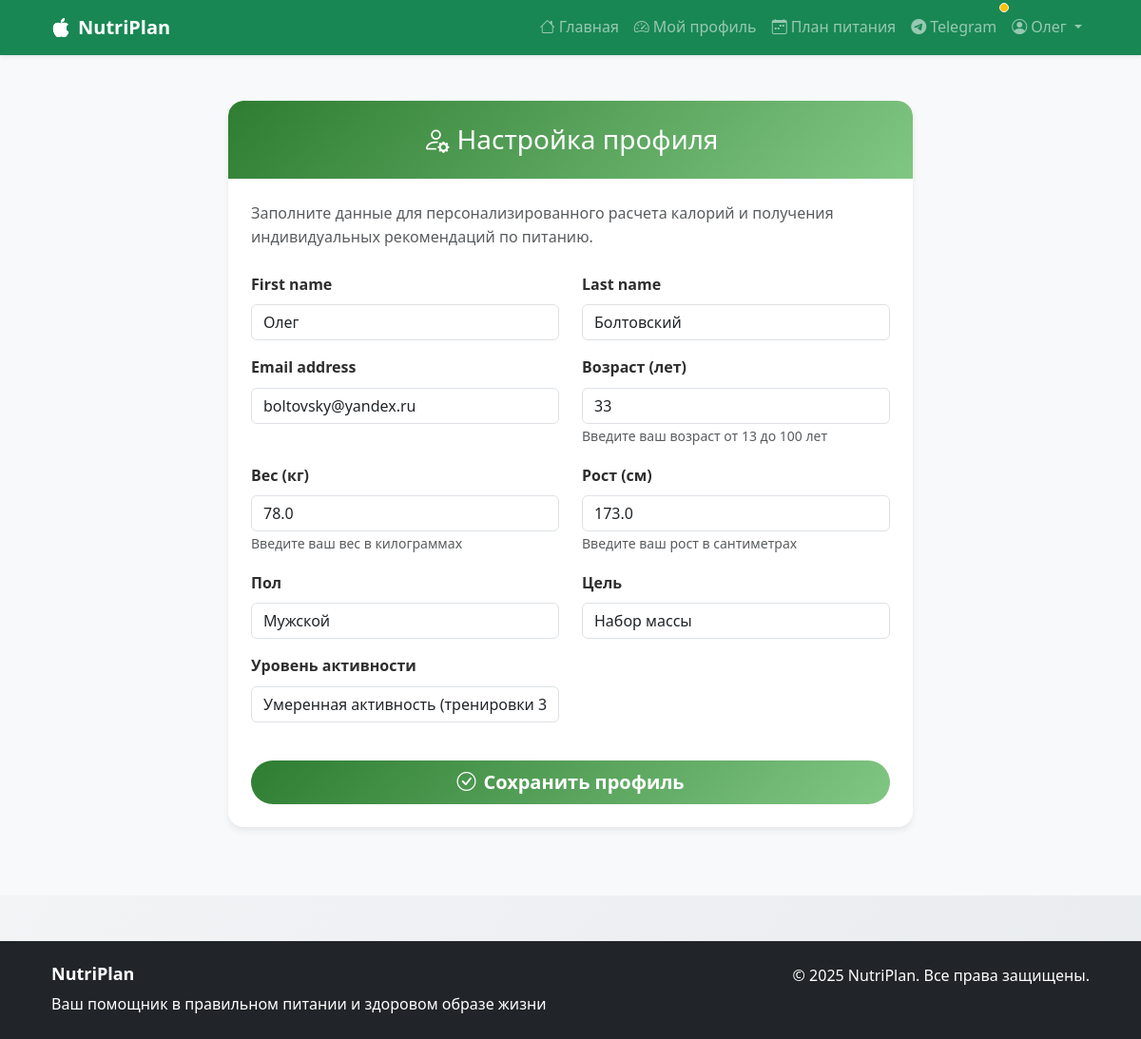
Screenshot of /profile/setup/ (signed in) with the database file from the repository.
### nutrition_app/models.py (models this page shows, shortened)
class CustomUser(AbstractUser):
    GENDER_CHOICES = [
        ('male', 'Мужской'),
        ('female', 'Женский'),
    ]
    GOAL_CHOICES = [
        ('loss', 'Похудение'),
        ('maintenance', 'Поддержание веса'),
        ('gain', 'Набор массы'),
    ]
    ACTIVITY_CHOICES = [
        ('sedentary', 'Малоподвижный'),
        ('light', 'Легкая активность'),
        ('moderate', 'Умеренная активность'),
        ('high', 'Высокая активность'),
        ('extreme', 'Очень высокая активность'),
    ]
    age = models.IntegerField(null=True, blank=True, verbose_name="Возраст")
    weight = models.FloatField(null=True, blank=True, verbose_name="Вес (кг)")
    height = models.FloatField(null=True, blank=True, verbose_name="Рост (см)")
    gender = models.CharField(
        max_length=10, choices=GENDER_CHOICES, default='male', verbose_name="Пол")
    goal = models.CharField(max_length=20, choices=GOAL_CHOICES,
                            default='maintenance', verbose_name="Цель")
    activity_level = models.CharField(
        max_length=20, choices=ACTIVITY_CHOICES, default='sedentary', verbose_name="Уровень активности")

### nutrition_app/views/auth_views.py (the view)
# urls.py: path('profile/setup/', profile_setup, name='profile_setup'),
@login_required
def profile_setup(request):
    if request.method == 'POST':
        form = UserProfileForm(request.POST, instance=request.user)
        if form.is_valid():
            user = form.save()
            daily_calories = calculate_user_calories(user)
            profile, created = UserProfile.objects.get_or_create(user=user)
            profile.daily_calories = daily_calories
            profile.motivation_message = get_motivational_message(user)
            profile.save()
            messages.success(
                request, 'Профиль успешно обновлен! Расчет калорий выполнен автоматически.')
            return redirect('dashboard')
    else:
        form = UserProfileForm(instance=request.user)
    return render(request, 'nutrition_app/profile_setup.html', {'form': form})

### nutrition_app/templates/nutrition_app/profile_setup.html (shortened to what this page needs)
{% extends 'nutrition_app/base.html' %}
{% load static %}
{% block content %}
<div class="container py-5">
    <div class="row justify-content-center">
        <div class="col-md-8">
            <div class="nutri-card">
                <div class="card-header-custom text-center">
                    <h2 class="mb-0"><i class="bi bi-person-gear me-2"></i>Настройка профиля</h2>
                </div>
                <div class="card-body p-4">
                    <p class="text-muted mb-4">
                        Заполните данные для персонализированного расчета калорий и получения
                        индивидуальных рекомендаций по питанию.
                    </p>
                    <form method="post">
                        <div class="row">
                            {% for field in form %}
                            <div class="col-md-6 mb-3">
                                <label for="{{ field.id_for_label }}" class="form-label fw-bold">{{ field.label }}</label>
                                {{ field }}
                                {% if field.help_text %}
                                    <small class="form-text text-muted">{{ field.help_text }}</small>
                                {% endif %}
                            </div>
                            {% endfor %}
                        </div>
                        <div class="d-grid gap-2 mt-4">
                            <button type="submit" class="btn btn-nutri-primary btn-lg">
                                <i class="bi bi-check-circle me-2"></i>Сохранить профиль
                            </button>
                        </div>
                    </form>
                </div>
            </div>
        </div>
    </div>
</div>
{% endblock %}

### nutrition_app/templates/nutrition_app/base.html (shortened to what this page needs)
{% load static %}
{% load custom_filters %}
<!DOCTYPE html>
<html lang="ru">
  <head>
    <link
      href="https://cdn.jsdelivr.net/npm/bootstrap@5.3.0/dist/css/bootstrap.min.css"
      rel="stylesheet"
    />
    <link
      rel="stylesheet"
      href="https://cdn.jsdelivr.net/npm/bootstrap-icons@1.10.0/font/bootstrap-icons.css"
    />
    <link rel="stylesheet" href="{% static 'nutrition_app/css/style.css' %}" />
  </head>
  <body class="d-flex flex-column min-vh-100">
    <nav class="navbar navbar-expand-lg navbar-dark bg-success shadow-sm">
      <div class="container">
        <a class="navbar-brand fw-bold" href="{% url 'index' %}">
          <i class="bi bi-apple me-2"></i>NutriPlan
        </a>
        <div class="collapse navbar-collapse" id="navbarNav">
          <ul class="navbar-nav ms-auto">
            <li class="nav-item">
              <a class="nav-link" href="{% url 'index' %}">
                <i class="bi bi-house me-1"></i>Главная
              </a>
            </li>
            {% if user.is_authenticated %}
              <li class="nav-item">
                <a class="nav-link" href="{% url 'dashboard' %}">
                  <i class="bi bi-speedometer2 me-1"></i>Мой профиль
                </a>
              </li>
              <li class="nav-item">
                <a class="nav-link" href="{% url 'week_plan' %}">
                  <i class="bi bi-calendar-week me-1"></i>План питания
                </a>
              </li>
              <li class="nav-item">
                <a class="nav-link position-relative" href="{% url 'telegram_link' %}">
                  <i class="bi bi-telegram me-1"></i>Telegram
                  {% if user.telegram_exists %}
                    <span class="position-absolute top-0 start-100 translate-middle p-1 bg-success border border-light rounded-circle">
                      <span class="visually-hidden">Telegram привязан</span>
                    </span>
                  {% else %}
                    <span class="position-absolute top-0 start-100 translate-middle p-1 bg-warning border border-light rounded-circle">
                    </span>
                  {% endif %}
                </a>
              </li>
              <li class="nav-item dropdown">
                <a class="nav-link dropdown-toggle" href="#" role="button" data-bs-toggle="dropdown">
                  <i class="bi bi-person-circle me-1"></i>{{ user.first_name|default:user.username }}
                </a>
              </li>
            {% endif %}
          </ul>
        </div>
      </div>
    </nav>
    <main class="flex-grow-1 bg-light">{% block content %} {% endblock %}</main>
    <footer class="bg-dark text-white py-4 mt-5">
      <div class="container">
        <div class="row">
          <div class="col-md-6">
            <h5 class="fw-bold">NutriPlan</h5>
            <p class="mb-0">
              Ваш помощник в правильном питании и здоровом образе жизни
            </p>
          </div>
          <div class="col-md-6 text-md-end">
            <p class="mb-0">&copy; 2025 NutriPlan. Все права защищены.</p>
          </div>
        </div>
      </div>
    </footer>
  </body>
</html>

### nutrition_app/static/nutrition_app/css/style.css (style rules this page uses)
:root { --primary-color: #2e7d32; --primary-dark: #1b5e20; --primary-light: #4caf50; --secondary-color: #81c784; --accent-color: #ffb74d; --light-bg: #f8f9fa; --text-dark: #2e2e2e; --text-muted: #6c757d; --border-color: #e9ecef; --space-xs: 0.5rem; --space-sm: 1rem; --space-md: 1.5rem; --space-lg: 2rem; --space-xl: 3rem; --space-xxl: 4rem; --radius-sm: 0.5rem; --radius-md: 0.75rem; --radius-lg: 1rem; --radius-xl: 1.5rem; --shadow-sm: 0 2px 4px rgba(0, 0, 0, 0.05); --shadow-md: 0 4px 6px rgba(0, 0, 0, 0.07); --shadow-lg: 0 8px 25px rgba(0, 0, 0, 0.1); --shadow-hover: 0 12px 40px rgba(0, 0, 0, 0.15); --transition-fast: 0.2s ease; --transition-base: 0.3s ease; --transition-slow: 0.5s ease; }
* { box-sizing: border-box; }
body { font-family: "Segoe UI", system-ui, -apple-system, sans-serif; background: linear-gradient(135deg, #f8f9fa 0%, #e9ecef 100%); line-height: 1.6; color: var(--text-dark); margin: 0; padding: 0; }
.container { padding-left: var(--space-sm); padding-right: var(--space-sm); }
@media (min-width: 768px) { .container { padding-left: var(--space-md); padding-right: var(--space-md); } }
h2, .h2 { font-size: 1.75rem; margin-bottom: var(--space-sm); }
h5, .h5 { font-size: 1.125rem; margin-bottom: var(--space-xs); }
.nutri-card { border: none; border-radius: var(--radius-lg); box-shadow: var(--shadow-md); transition: all var(--transition-base); background: white; overflow: hidden; margin-bottom: var(--space-md); }
.card-header-custom { background: linear-gradient(135deg, var(--primary-color), var(--secondary-color)); color: white; border-radius: var(--radius-lg) var(--radius-lg) 0 0 !important; padding: var(--space-md); }
.card-body { padding: var(--space-md); }
.btn-nutri-primary { background: linear-gradient(135deg, var(--primary-color), var(--secondary-color)); border: none; color: white; padding: var(--space-xs) var(--space-lg); border-radius: var(--radius-xl); font-weight: 600; transition: all var(--transition-base); }
.fade-in-up { animation: fadeInUp 0.6s ease-out; }

### rows the page displays
CustomUser: first_name "Олег", form "Олег" "Болтовский" "boltovsky@yandex.ru" "33" "78.0" "173.0" "Мужской" "Набор массы" "Умеренная активность (тренировки 3-5 раз в неделю)"

### other values shown
{{ field.label }} "First name" "Last name" "Email address" "Возраст (лет)" "Вес (кг)" "Рост (см)" "Пол" "Цель" "Уровень активности"
{{ field.help_text }} "Введите ваш возраст от 13 до 100 лет" "Введите ваш вес в килограммах" "Введите ваш рост в сантиметрах"
